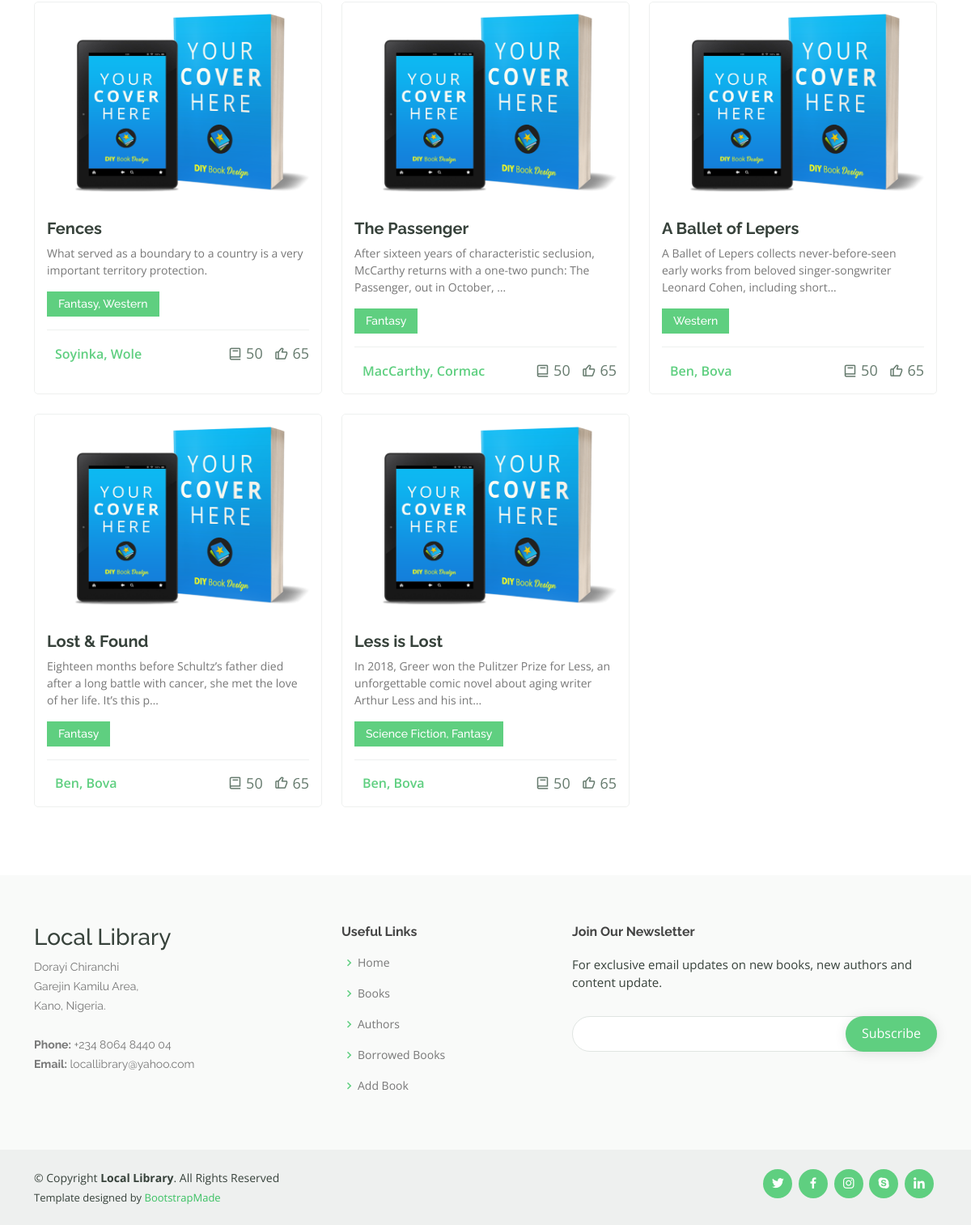
/catalog/books/ (lower part), run on an earlier commit of the app's database.
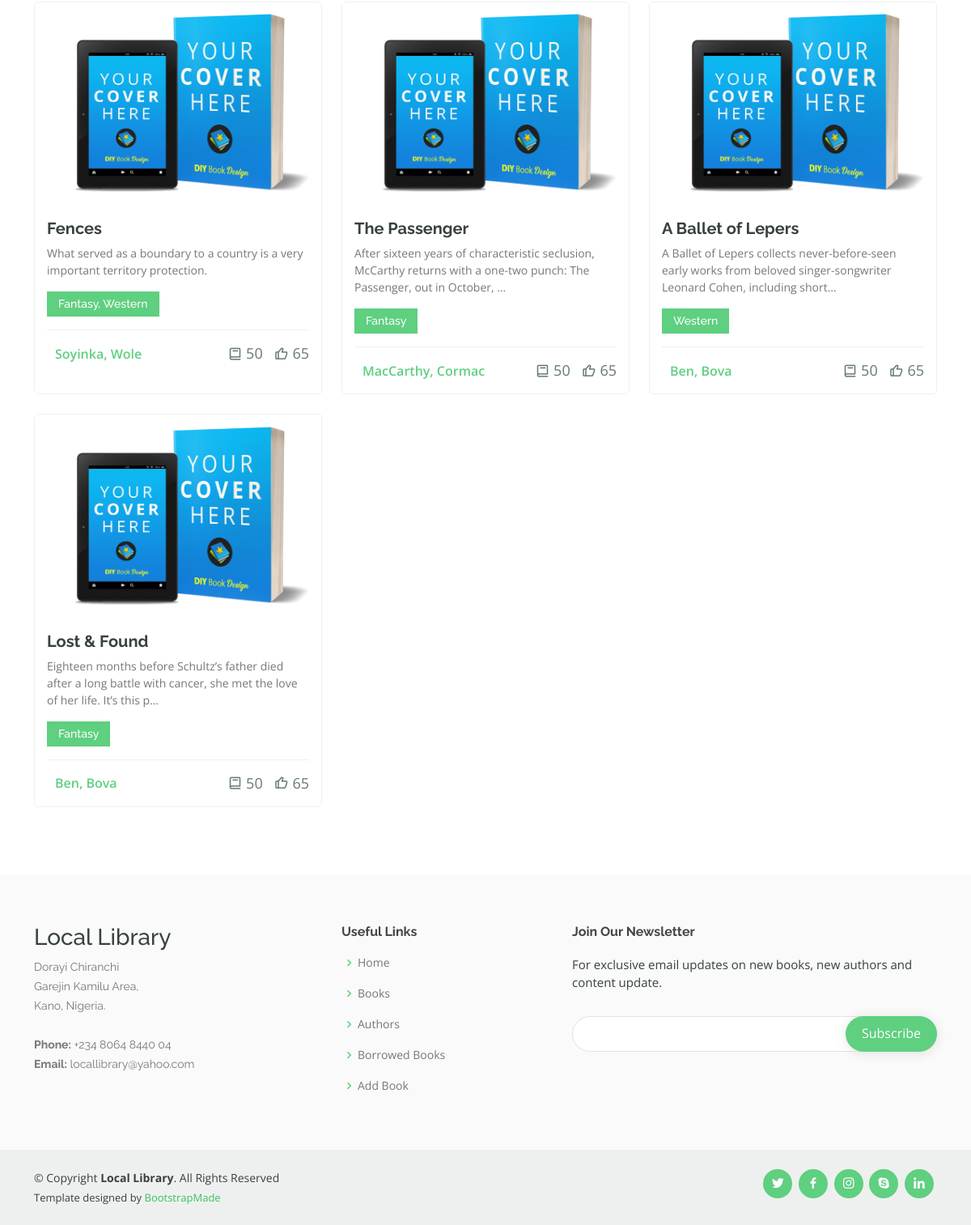
And on a later commit of the database.
### catalog/models.py (models this page shows, shortened)
class Book(models.Model):
    title = models.CharField(max_length=200)
    author = models.ForeignKey(Author, on_delete=models.SET_NULL, null=True)
    summary = models.TextField(
        max_length=1000, help_text="Enter a brief description of the book")
    isbn = models.CharField("ISBN", max_length=13, unique=True,
                            help_text='13 characters <a href="https://www.isbn-international.org/content/what-isbn">ISBN number</a>')
    genre = models.ManyToManyField(
        Genre, help_text='Select a genre for this book')
    language = models.ForeignKey(
        Language, on_delete=models.SET_NULL, null=True)
    book_cover_image = models.ImageField(
        upload_to='book_cover_images/', null=True, default='/assets/img/book-cover2.png')
    book_content_image = models.ImageField(
        upload_to='book_content_images/', null=True, default='/assets/img/book-content.jpg')
    created = models.DateTimeField(auto_now_add=True, null=True)
    updated = models.DateTimeField(auto_now=True, null=True)
    def get_absolute_url(self):
        return reverse('book-detail', args=[str(self.id)])
    def display_genre(self):
        """Create a string for the Genre. This is required to display genre in Admin."""
        return ', '.join(genre.name for genre in self.genre.all()[:3])
    display_genre.short_description = "Genre"

class Genre(models.Model):
    name = models.CharField(
        max_length=200, help_text="Enter a book genre e.g. Science Fiction")
    def __str__(self):
        return self.name

class Author(models.Model):
    first_name = models.CharField(max_length=100)
    last_name = models.CharField(max_length=100)
    summary = models.TextField(
        max_length=1000, help_text="Enter a brief summary of the author", null=True)
    date_of_birth = models.DateField(null=True, blank=True)
    date_of_death = models.DateField('died', null=True, blank=True)
    created = models.DateTimeField(auto_now_add=True, null=True)
    updated = models.DateTimeField(auto_now=True, null=True)
    class Meta:
        ordering = ['last_name', 'first_name']
    def get_absolute_url(self):
        return reverse('author-detail', args=[str(self.id)])
    def __str__(self):
        return f'{self.last_name}, {self.first_name}'

### catalog/views.py (the view)
# urls.py: path('books/', views.BookListView.as_view(), name='books'),
class BookListView(generic.ListView):
    model = Book
    paginate_by = 10  # set pagination

### catalog/templates/catalog/book_list.html (shortened to what this page needs)
{% extends "base_generic.html" %}
{% load static %}
{% block content %}
<main id="main" data-aos="fade-in">
    <section id="courses" class="courses">
        <div class="container" data-aos="fade-up">
            {% if book_list %}
            <div class="row" data-aos="zoom-in" data-aos-delay="100">
                {% for book in book_list %}
                <div class="col-lg-4 col-md-6 d-flex align-items-stretch">
                    <div class="course-item flex-fill mb-4">
                        <img src="{{ book.book_cover_image.url }}" class="img-fluid" alt="...">
                        <div class="course-content">
                            <h3><a href="{{ book.get_absolute_url }}">{{ book.title }}</a></h3>
                            <p>{{ book.summary|truncatechars:120 }}</p>
                            <div class="d-flex justify-content-between align-items-center mb-3">
                                <h4>{{ book.genre.all|join:", " }}</h4>
                            </div>
                            <div class="trainer d-flex justify-content-between align-items-center">
                                <div class="trainer-profile d-flex align-items-center">
                                    <span><a href="{{ book.author.get_absolute_url }}">{{ book.author }}</a></span>
                                </div>
                                <div class="trainer-rank d-flex align-items-center">
                                    <i class="bx bx-book"></i>&nbsp;50
                                    &nbsp;&nbsp;
                                    <i class="bx bx-like"></i>&nbsp;65
                                </div>
                            </div>
                        </div>
                    </div>
                </div>
                {% endfor %}
            </div>
            {% endif %}
        </div>
    </section>
</main>
{% endblock %}

What changed in the data, as far as the page shows it:
removed Book: book_cover_image (picture), title "Less is Lost", summary "In 2018, Greer won the Pulitzer Prize for Less, an unforgettable comic novel about aging writer Arthur Less and his int…", genre.all "Science Fiction, Fantasy", author "Ben, Bova"
